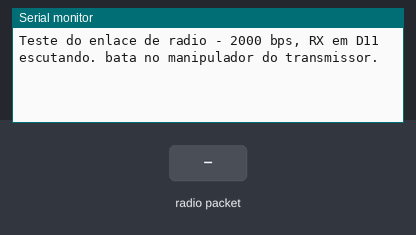
The sketch below on a simulated Arduino Uno, built with avr-gcc and run on an emulated ATmega328P. On the bench: the last lines printed to the serial monitor. The test bench sets the inputs (shaded band). No radio packets arrive unless stated.

Above: at 1.2 s.
1.3 s: radio packet "M" arrives
At 2.5 s:
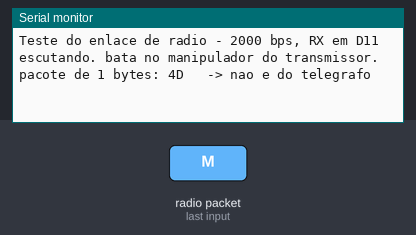
2.8 s: radio packet "1" arrives
At 3.8 s:
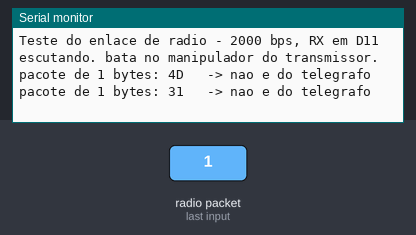

Measured:
- after the input at 1.3 s, the serial monitor: prints a new line at once (image 1)
- after the input at 2.8 s, the serial monitor: prints a new line at once (image 2)

The sketch:

teste-radio-uno.ino
```cpp
/*
  TESTE DO ENLACE DE RADIO (Arduino Uno)

  Nao faz parte do telegrafo. E uma ferramenta de bancada para responder uma
  pergunta so: o radio de 433MHz esta chegando?

  Ele tira do caminho tudo o que nao e radio -- WiFi, LCD, divisor de tensao,
  3,3V -- e escuta com o Uno, que e 5V nativo como os modulos. Se as letras
  aparecerem aqui e nao aparecerem no ESP8266, o problema esta no lado do ESP.
  Se nao aparecerem nem aqui, o problema esta nos modulos, na fiacao ou nas
  antenas.

  MONTAGEM (so isto, mais nada):

      modulo receptor 433MHz        Arduino Uno
      ----------------------        -----------
      VCC                     ->    5V
      GND                     ->    GND
      DATA (qualquer um dos 2) ->   D11
      ANT                     ->    fio reto de 17,3 cm

  Deixe D10 e D12 vazios: a RH_ASK reserva os tres.

  A CADA 5 SEGUNDOS ele imprime um balanco. As duas contagens do fim sao o
  que mais interessa:

      boas  pacotes que passaram no CRC
      mas   pacotes que chegaram e falharam no CRC

  "mas" subindo com "boas" em zero significa que ha sinal chegando mas
  corrompido -- antena, alcance ou ruido. As duas em zero significa que nao
  chega nada: confira a serigrafia do modulo, a alimentacao e se o
  transmissor esta mesmo transmitindo.

  Biblioteca: RadioHead (Mike McCauley).
  Placa: Arduino Uno.
*/

#include <RH_ASK.h>
#include <SPI.h>  // a RadioHead nao usa SPI aqui, mas exige o include

RH_ASK radio;  // 2000 bps, RX em D11 -- os mesmos do receptor de verdade

const uint16_t BALANCO_MS = 5000;

unsigned long tBalanco = 0;
uint16_t recebidos = 0;

void setup() {
  Serial.begin(9600);
  Serial.println(F("Teste do enlace de radio - 2000 bps, RX em D11"));

  if (!radio.init()) {
    Serial.println(F("ERRO: radio nao iniciou"));
    while (true) {}
  }

  Serial.println(F("escutando. bata no manipulador do transmissor."));
  tBalanco = millis();
}

void loop() {
  uint8_t buffer[RH_ASK_MAX_MESSAGE_LEN];
  uint8_t tamanho = sizeof(buffer);

  if (radio.recv(buffer, &tamanho)) {
    recebidos++;
    Serial.print(F("pacote de "));
    Serial.print(tamanho);
    Serial.print(F(" bytes: "));

    // Byte a byte em hexa, e depois a leitura do que o telegrafo mandaria.
    for (uint8_t i = 0; i < tamanho; i++) {
      if (buffer[i] < 0x10) Serial.print('0');
      Serial.print(buffer[i], HEX);
      Serial.print(' ');
    }

    if (tamanho == 3 && buffer[0] == 'M') {
      Serial.print(F("  -> letra '"));
      Serial.print(buffer[2] == ' ' ? '_' : (char)buffer[2]);
      Serial.print(F("', sequencia "));
      Serial.print(buffer[1]);
    } else {
      Serial.print(F("  -> nao e do telegrafo"));
    }
    Serial.println();
  }

  unsigned long agora = millis();
  if (agora - tBalanco >= BALANCO_MS) {
    tBalanco = agora;
    Serial.print(F("[balanco] recebidos: "));
    Serial.print(recebidos);
    Serial.print(F("   boas: "));
    Serial.print(radio.rxGood());
    Serial.print(F("   mas: "));
    Serial.println(radio.rxBad());
  }
}
```
